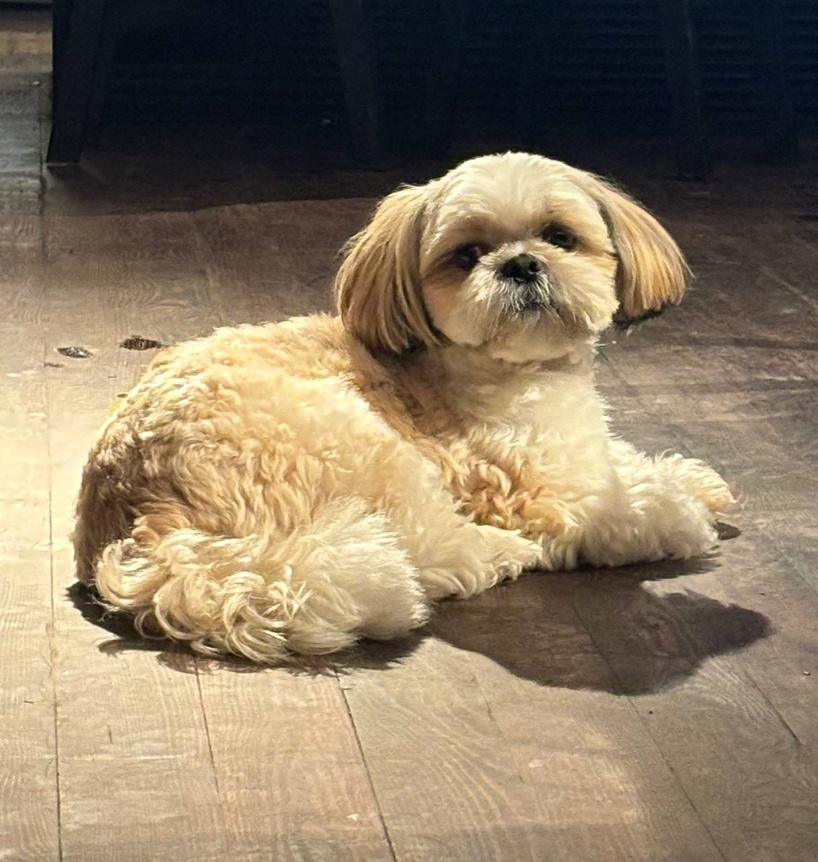
#> input picture laba/laba_1/image.jpg, 818 x 862 px, shrunk from 1215 x 1280 before the run
$ python __init__.py   (older library calls are emulated)
#> lines starting #> are read from the running program, lines starting #| are printed output that depends on the picture
import matplotlib

matplotlib.use('TkAgg')
import cv2
import numpy as np
import matplotlib.pyplot as plt

image = cv2.imread('image.jpg')
#> image is the input picture: shape (862, 818, 3); mean B, G, R 98.8, 121.8, 137.7

blurred_image = cv2.GaussianBlur(image, (5, 5), 0)

kernel = np.array([[0, -1, 0],
                   [-1, 5, -1],
                   [0, -1, 0]])
sharpened = cv2.filter2D(image, -1, kernel)

blurred = cv2.GaussianBlur(image, (5, 5), 0)
sharpened_mask = cv2.addWeighted(image, 1.5, blurred, -0.5, 0)

edges_x = cv2.Sobel(image, cv2.CV_64F, 1, 0, ksize=3)
edges_y = cv2.Sobel(image, cv2.CV_64F, 0, 1, ksize=3)
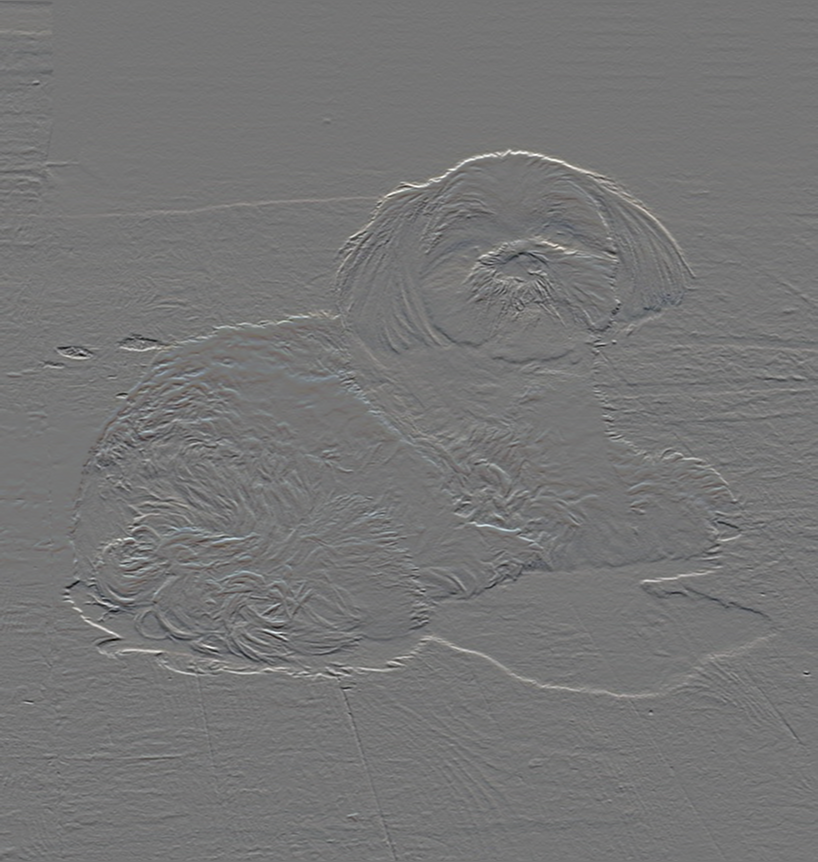
#> edges_y: shape (862, 818, 3) float64; mean B, G, R 0.7, 1, 1.3; drawn with min black and max white
edges = cv2.sqrt(edges_x ** 2 + edges_y ** 2)
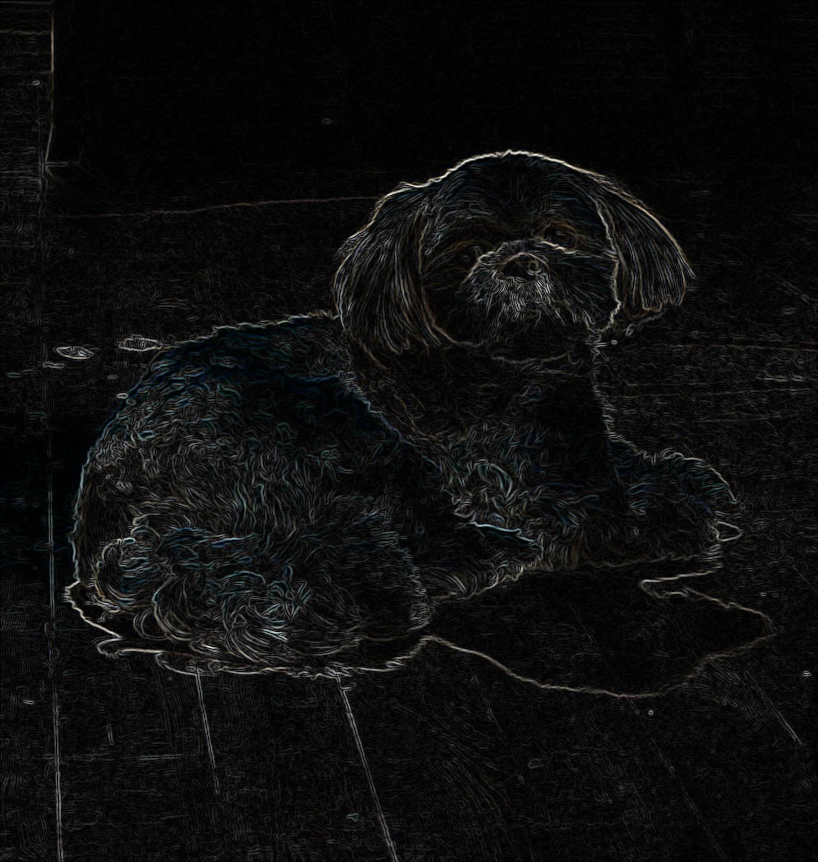
#> edges: shape (862, 818, 3) float64; mean B, G, R 44.9, 45.3, 44.6; drawn with min black and max white
edges = cv2.convertScaleAbs(edges)
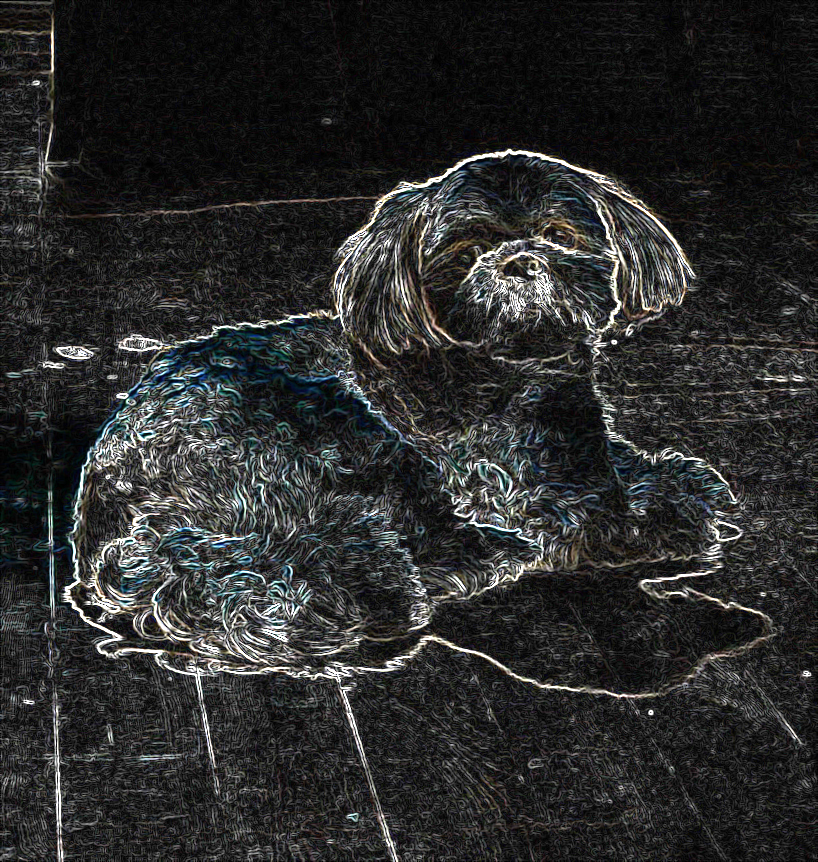
#> edges: shape (862, 818, 3); mean B, G, R 43.8, 44.1, 43.4

combined = cv2.addWeighted(blurred, 0.5, edges, 0.5, 0)
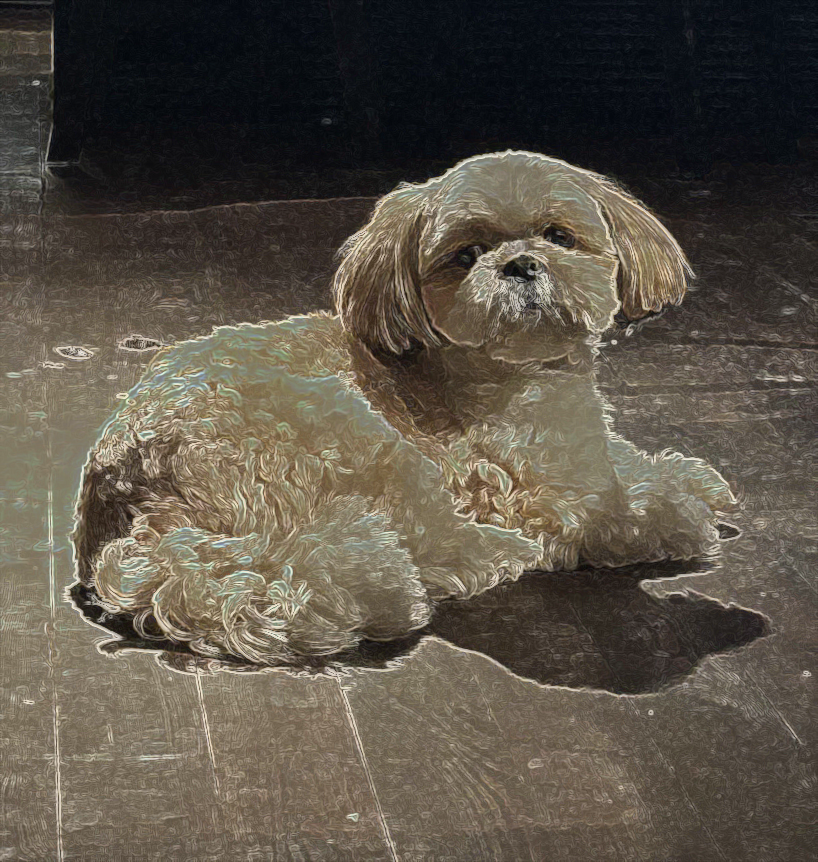
#> combined: shape (862, 818, 3); mean B, G, R 71.3, 83, 90.6
combined = cv2.addWeighted(combined, 0.5, sharpened, 0.5, 0)
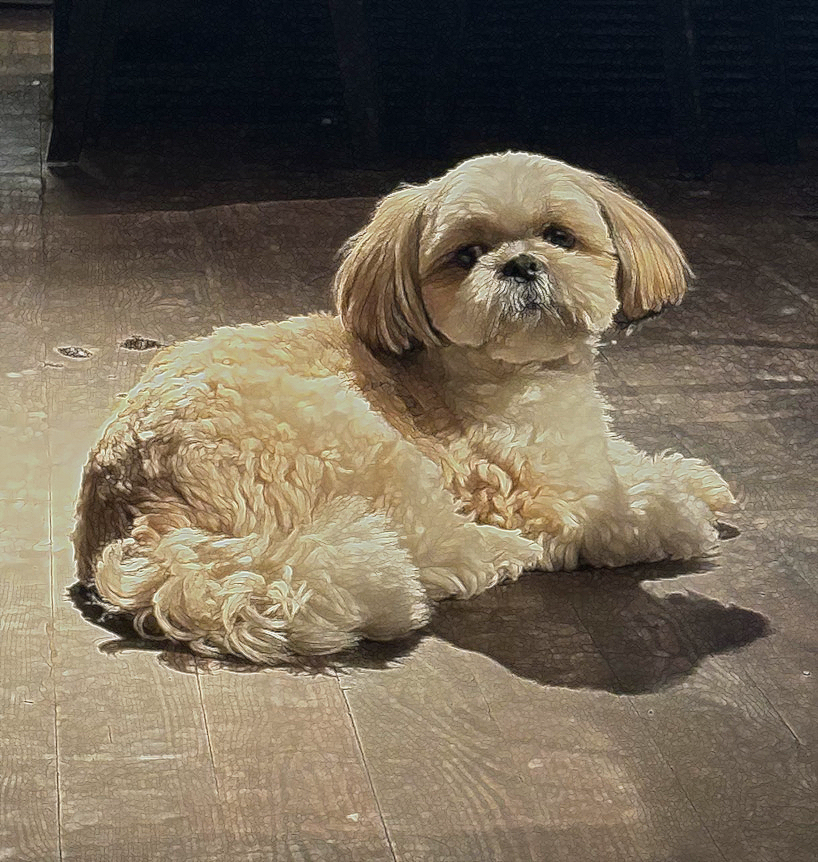
#> combined: shape (862, 818, 3); mean B, G, R 85.1, 102.3, 113.8


def show_images(original, blurred, edges, sharpened, combined):
    plt.figure(figsize=(12, 10))

    plt.subplot(2, 3, 1)
    plt.title('Оригинальное изображение')
    plt.imshow(cv2.cvtColor(original, cv2.COLOR_BGR2RGB))
    plt.axis('off')

    plt.subplot(2, 3, 2)
    plt.title('Размытие по Гауссу')
    plt.imshow(cv2.cvtColor(blurred, cv2.COLOR_BGR2RGB))
    plt.axis('off')

    plt.subplot(2, 3, 3)
    plt.title('Выделение границ')
    plt.imshow(cv2.cvtColor(edges, cv2.COLOR_BGR2RGB))
    plt.axis('off')

    plt.subplot(2, 3, 4)
    plt.title('Повышение резкости (метод 1)')
    plt.imshow(cv2.cvtColor(sharpened, cv2.COLOR_BGR2RGB))
    plt.axis('off')

    plt.subplot(2, 3, 5)
    plt.title('Повышение резкости (метод 2)')
    plt.imshow(cv2.cvtColor(sharpened_mask, cv2.COLOR_BGR2RGB))
    plt.axis('off')

    plt.subplot(2, 3, 6)
    plt.title('Комбинация изображений')
    plt.imshow(cv2.cvtColor(combined, cv2.COLOR_BGR2RGB))
    plt.axis('off')

    plt.tight_layout()
    plt.show()
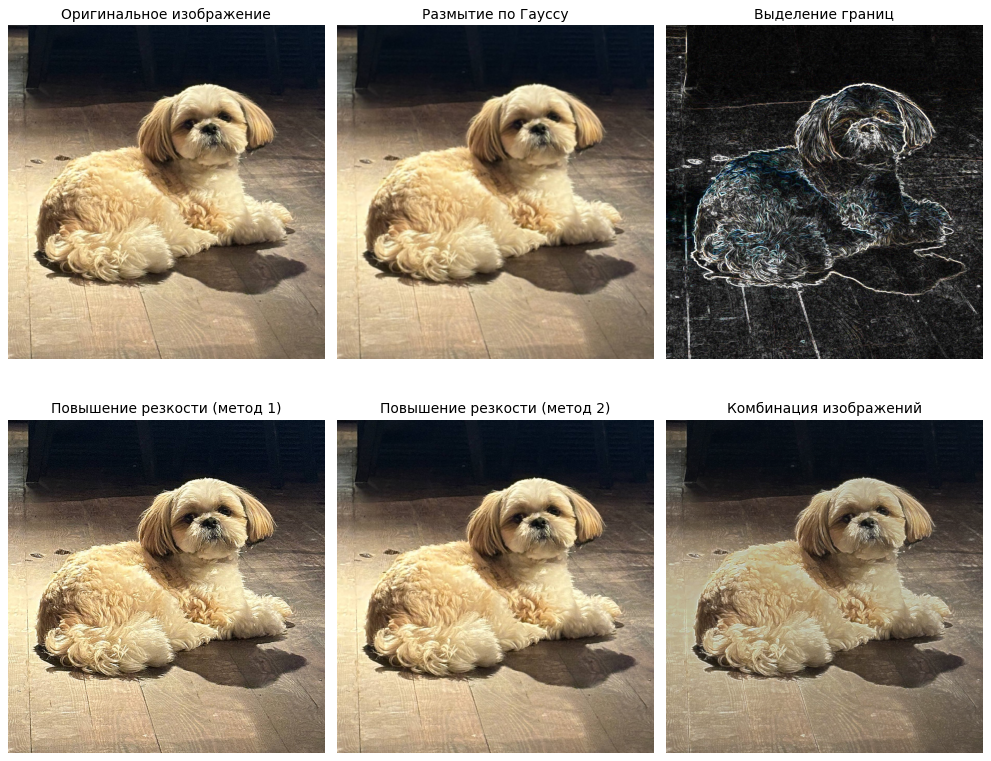
#> figure drawn by matplotlib, 6 panels

show_images(image, blurred_image, edges, sharpened, combined)
